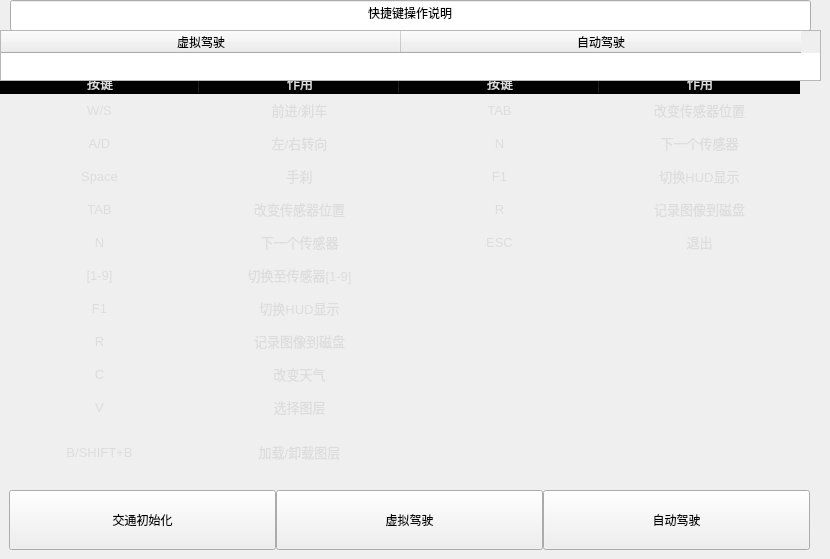
                      <widget class="QWidget" name="simulation_page">
                       <widget class="QTableWidget" name="table_widget_operation_help">
                        <property name="geometry">
                         <rect>
                          <x>0</x>
                          <y>70</y>
                          <width>821</width>
                          <height>411</height>
                         </rect>
                        </property>
                        <property name="sizePolicy">
                         <sizepolicy hsizetype="Expanding" vsizetype="Expanding">
                          <horstretch>0</horstretch>
                          <verstretch>0</verstretch>
                         </sizepolicy>
                        </property>
                        <property name="palette">
                         <palette>
                          <active>
                           <colorrole role="WindowText">
                            <brush brushstyle="SolidPattern">
                             <color alpha="255">
                              <red>221</red>
                              <green>221</green>
                              <blue>221</blue>
                             </color>
                            </brush>
                           </colorrole>
                           <colorrole role="Button">
                            <brush brushstyle="SolidPattern">
                             <color alpha="0">
                              <red>0</red>
                              <green>0</green>
                              <blue>0</blue>
                             </color>
                            </brush>
                           </colorrole>
                           <colorrole role="Text">
                            <brush brushstyle="SolidPattern">
                             <color alpha="255">
                              <red>221</red>
                              <green>221</green>
                              <blue>221</blue>
                             </color>
                            </brush>
                           </colorrole>
                           <colorrole role="ButtonText">
                            <brush brushstyle="SolidPattern">
                             <color alpha="255">
                              <red>221</red>
                              <green>221</green>
                              <blue>221</blue>
                             </color>
                            </brush>
                           </colorrole>
                           <colorrole role="Base">
                            <brush brushstyle="NoBrush">
                             <color alpha="255">
                              <red>0</red>
                              <green>0</green>
                              <blue>0</blue>
                             </color>
                            </brush>
                           </colorrole>
                           <colorrole role="Window">
                            <brush brushstyle="SolidPattern">
                             <color alpha="0">
                              <red>0</red>
                              <green>0</green>
                              <blue>0</blue>
                             </color>
                            </brush>
                           </colorrole>
                           <colorrole role="PlaceholderText">
                            <brush brushstyle="SolidPattern">
                             <color alpha="128">
                              <red>221</red>
                              <green>221</green>
                              <blue>221</blue>
                             </color>
                            </brush>
                           </colorrole>
                          </active>
                          <inactive>
                           <colorrole role="WindowText">
                            <brush brushstyle="SolidPattern">
                             <color alpha="255">
                              <red>221</red>
                              <green>221</green>
                              <blue>221</blue>
                             </color>
                            </brush>
                           </colorrole>
                           <colorrole role="Button">
                            <brush brushstyle="SolidPattern">
                             <color alpha="0">
                              <red>0</red>
                              <green>0</green>
                              <blue>0</blue>
                             </color>
                            </brush>
                           </colorrole>
                           <colorrole role="Text">
                            <brush brushstyle="SolidPattern">
                             <color alpha="255">
                              <red>221</red>
                              <green>221</green>
                              <blue>221</blue>
                             </color>
                            </brush>
                           </colorrole>
                           <colorrole role="ButtonText">
                            <brush brushstyle="SolidPattern">
                             <color alpha="255">
                              <red>221</red>
                              <green>221</green>
                              <blue>221</blue>
                             </color>
                            </brush>
                           </colorrole>
                           <colorrole role="Base">
                            <brush brushstyle="NoBrush">
                             <color alpha="255">
                              <red>0</red>
                              <green>0</green>
                              <blue>0</blue>
                             </color>
                            </brush>
                           </colorrole>
                           <colorrole role="Window">
                            <brush brushstyle="SolidPattern">
                             <color alpha="0">
                              <red>0</red>
                              <green>0</green>
                              <blue>0</blue>
                             </color>
                            </brush>
                           </colorrole>
                           <colorrole role="PlaceholderText">
                            <brush brushstyle="SolidPattern">
                             <color alpha="128">
                              <red>221</red>
                              <green>221</green>
                              <blue>221</blue>
                             </color>
                            </brush>
                           </colorrole>
                          </inactive>
                          <disabled>
                           <colorrole role="WindowText">
                            <brush brushstyle="SolidPattern">
                             <color alpha="255">
                              <red>221</red>
                              <green>221</green>
                              <blue>221</blue>
                             </color>
                            </brush>
                           </colorrole>
                           <colorrole role="Button">
                            <brush brushstyle="SolidPattern">
                             <color alpha="0">
                              <red>0</red>
                              <green>0</green>
                              <blue>0</blue>
                             </color>
                            </brush>
                           </colorrole>
                           <colorrole role="Text">
                            <brush brushstyle="SolidPattern">
                             <color alpha="255">
                              <red>221</red>
                              <green>221</green>
                              <blue>221</blue>
                             </color>
                            </brush>
                           </colorrole>
                           <colorrole role="ButtonText">
                            <brush brushstyle="SolidPattern">
                             <color alpha="255">
                              <red>221</red>
                              <green>221</green>
                              <blue>221</blue>
                             </color>
                            </brush>
                           </colorrole>
                           <colorrole role="Base">
                            <brush brushstyle="NoBrush">
                             <color alpha="255">
                              <red>0</red>
                              <green>0</green>
                              <blue>0</blue>
                             </color>
                            </brush>
                           </colorrole>
                           <colorrole role="Window">
                            <brush brushstyle="SolidPattern">
                             <color alpha="0">
                              <red>0</red>
                              <green>0</green>
                              <blue>0</blue>
                             </color>
                            </brush>
                           </colorrole>
                           <colorrole role="PlaceholderText">
                            <brush brushstyle="SolidPattern">
                             <color alpha="128">
                              <red>221</red>
                              <green>221</green>
                              <blue>221</blue>
                             </color>
                            </brush>
                           </colorrole>
                          </disabled>
                         </palette>
                        </property>
                        <property name="font">
                         <font>
                          <family>Segoe UI</family>
                          <pointsize>10</pointsize>
                          <italic>false</italic>
                          <bold>false</bold>
                         </font>
                        </property>
                        <property name="frameShape">
                         <enum>QFrame::NoFrame</enum>
                        </property>
                        <property name="lineWidth">
                         <number>1</number>
                        </property>
                        <property name="verticalScrollBarPolicy">
                         <enum>Qt::ScrollBarAlwaysOff</enum>
                        </property>
                        <property name="horizontalScrollBarPolicy">
                         <enum>Qt::ScrollBarAlwaysOff</enum>
                        </property>
                        <property name="sizeAdjustPolicy">
                         <enum>QAbstractScrollArea::AdjustToContents</enum>
                        </property>
                        <property name="autoScroll">
                         <bool>true</bool>
                        </property>
                        <property name="editTriggers">
                         <set>QAbstractItemView::NoEditTriggers</set>
                        </property>
                        <property name="selectionMode">
                         <enum>QAbstractItemView::SingleSelection</enum>
                        </property>
                        <property name="selectionBehavior">
                         <enum>QAbstractItemView::SelectRows</enum>
                        </property>
                        <property name="showGrid">
                         <bool>true</bool>
                        </property>
                        <property name="gridStyle">
                         <enum>Qt::SolidLine</enum>
                        </property>
                        <property name="sortingEnabled">
                         <bool>false</bool>
                        </property>
                        <property name="rowCount">
                         <number>11</number>
                        </property>
                        <attribute name="horizontalHeaderVisible">
                         <bool>true</bool>
                        </attribute>
                        <attribute name="horizontalHeaderCascadingSectionResizes">
                         <bool>false</bool>
                        </attribute>
                        <attribute name="horizontalHeaderMinimumSectionSize">
                         <number>100</number>
                        </attribute>
                        <attribute name="horizontalHeaderDefaultSectionSize">
                         <number>200</number>
                        </attribute>
                        <attribute name="horizontalHeaderHighlightSections">
                         <bool>true</bool>
                        </attribute>
                        <attribute name="horizontalHeaderShowSortIndicator" stdset="0">
                         <bool>false</bool>
                        </attribute>
                        <attribute name="horizontalHeaderStretchLastSection">
                         <bool>false</bool>
                        </attribute>
                        <attribute name="verticalHeaderVisible">
                         <bool>false</bool>
                        </attribute>
                        <attribute name="verticalHeaderCascadingSectionResizes">
                         <bool>false</bool>
                        </attribute>
                        <attribute name="verticalHeaderMinimumSectionSize">
                         <number>33</number>
                        </attribute>
                        <attribute name="verticalHeaderDefaultSectionSize">
                         <number>33</number>
                        </attribute>
                        <attribute name="verticalHeaderHighlightSections">
                         <bool>false</bool>
                        </attribute>
                        <attribute name="verticalHeaderStretchLastSection">
                         <bool>true</bool>
                        </attribute>
                        <row>
                         <property name="text">
                          <string>新建行</string>
                         </property>
                        </row>
                        <row>
                         <property name="text">
                          <string>新建行</string>
                         </property>
                        </row>
                        <row>
                         <property name="text">
                          <string>新建行</string>
                         </property>
                        </row>
                        <row>
                         <property name="text">
                          <string>新建行</string>
                         </property>
                        </row>
                        <row>
                         <property name="text">
                          <string>新建行</string>
                         </property>
                        </row>
                        <row>
                         <property name="text">
                          <string>新建行</string>
                         </property>
                        </row>
                        <row>
                         <property name="text">
                          <string>新建行</string>
                         </property>
                        </row>
                        <row>
                         <property name="text">
                          <string>新建行</string>
                         </property>
                        </row>
                        <row>
                         <property name="text">
                          <string>新建行</string>
                         </property>
                        </row>
                        <row>
                         <property name="text">
                          <string>新建行</string>
                         </property>
                        </row>
                        <row>
                         <property name="text">
                          <string>新建行</string>
                         </property>
                        </row>
                        <column>
                         <property name="text">
                          <string>按键</string>
                         </property>
                         <property name="background">
                          <color>
                           <red>0</red>
                           <green>0</green>
                           <blue>0</blue>
                          </color>
                         </property>
                        </column>
                        <column>
                         <property name="text">
                          <string>作用</string>
                         </property>
                        </column>
                        <column>
                         <property name="text">
                          <string>按键</string>
                         </property>
                        </column>
                        <column>
                         <property name="text">
                          <string>作用</string>
                         </property>
                        </column>
                        <item row="0" column="0">
                         <property name="text">
                          <string>W/S</string>
                         </property>
                         <property name="textAlignment">
                          <set>AlignCenter</set>
                         </property>
                        </item>
                        <item row="0" column="1">
                         <property name="text">
                          <string>前进/刹车</string>
                         </property>
                         <property name="textAlignment">
                          <set>AlignCenter</set>
                         </property>
                        </item>
                        <item row="0" column="2">
                         <property name="text">
                          <string>TAB</string>
                         </property>
                         <property name="textAlignment">
                          <set>AlignCenter</set>
                         </property>
                        </item>
                        <item row="0" column="3">
                         <property name="text">
                          <string>改变传感器位置</string>
                         </property>
                         <property name="textAlignment">
                          <set>AlignCenter</set>
                         </property>
                        </item>
                        <item row="1" column="0">
                         <property name="text">
                          <string>A/D</string>
                         </property>
                         <property name="textAlignment">
                          <set>AlignCenter</set>
                         </property>
                        </item>
                        <item row="1" column="1">
                         <property name="text">
                          <string>左/右转向</string>
                         </property>
                         <property name="textAlignment">
                          <set>AlignCenter</set>
                         </property>
                        </item>
                        <item row="1" column="2">
                         <property name="text">
                          <string>N</string>
                         </property>
                         <property name="textAlignment">
                          <set>AlignCenter</set>
                         </property>
                        </item>
                        <item row="1" column="3">
                         <property name="text">
                          <string>下一个传感器</string>
                         </property>
                         <property name="textAlignment">
                          <set>AlignCenter</set>
                         </property>
                        </item>
                        <item row="2" column="0">
                         <property name="text">
                          <string>Space</string>
                         </property>
                         <property name="textAlignment">
                          <set>AlignCenter</set>
                         </property>
                        </item>
                        <item row="2" column="1">
                         <property name="text">
                          <string>手刹</string>
                         </property>
                         <property name="textAlignment">
                          <set>AlignCenter</set>
                         </property>
                        </item>
                        <item row="2" column="2">
                         <property name="text">
                          <string>F1</string>
                         </property>
                         <property name="textAlignment">
                          <set>AlignCenter</set>
                         </property>
                        </item>
                        <item row="2" column="3">
                         <property name="text">
                          <string>切换HUD显示</string>
                         </property>
                         <property name="textAlignment">
                          <set>AlignCenter</set>
                         </property>
                        </item>
                        <item row="3" column="0">
                         <property name="text">
                          <string>TAB</string>
                         </property>
                         <property name="textAlignment">
                          <set>AlignCenter</set>
                         </property>
                        </item>
                        <item row="3" column="1">
                         <property name="text">
                          <string>改变传感器位置</string>
                         </property>
                         <property name="textAlignment">
                          <set>AlignCenter</set>
                         </property>
                        </item>
                        <item row="3" column="2">
                         <property name="text">
                          <string>R</string>
                         </property>
                         <property name="textAlignment">
                          <set>AlignCenter</set>
                         </property>
                        </item>
                        <item row="3" column="3">
                         <property name="text">
                          <string>记录图像到磁盘</string>
                         </property>
                         <property name="textAlignment">
                          <set>AlignCenter</set>
                         </property>
                        </item>
                        <item row="4" column="0">
                         <property name="text">
                          <string>N</string>
                         </property>
                         <property name="textAlignment">
                          <set>AlignCenter</set>
                         </property>
                        </item>
                        <item row="4" column="1">
                         <property name="text">
                          <string>下一个传感器</string>
                         </property>
                         <property name="textAlignment">
                          <set>AlignCenter</set>
                         </property>
                        </item>
                        <item row="4" column="2">
                         <property name="text">
                          <string>ESC</string>
                         </property>
                         <property name="textAlignment">
                          <set>AlignCenter</set>
                         </property>
                        </item>
                        <item row="4" column="3">
                         <property name="text">
                          <string>退出</string>
                         </property>
                         <property name="textAlignment">
                          <set>AlignCenter</set>
                         </property>
                        </item>
                        <item row="5" column="0">
                         <property name="text">
                          <string>[1-9]</string>
                         </property>
                         <property name="textAlignment">
                          <set>AlignCenter</set>
                         </property>
                        </item>
                        <item row="5" column="1">
                         <property name="text">
                          <string>切换至传感器[1-9]</string>
                         </property>
                         <property name="textAlignment">
                          <set>AlignCenter</set>
                         </property>
                        </item>
                        <item row="6" column="0">
                         <property name="text">
                          <string>F1</string>
                         </property>
                         <property name="textAlignment">
                          <set>AlignCenter</set>
                         </property>
                        </item>
                        <item row="6" column="1">
                         <property name="text">
                          <string>切换HUD显示</string>
                         </property>
                         <property name="textAlignment">
                          <set>AlignCenter</set>
                         </property>
                        </item>
                        <item row="7" column="0">
                         <property name="text">
                          <string>R</string>
                         </property>
                         <property name="textAlignment">
                          <set>AlignCenter</set>
                         </property>
                        </item>
                        <item row="7" column="1">
                         <property name="text">
                          <string>记录图像到磁盘</string>
                         </property>
                         <property name="textAlignment">
                          <set>AlignCenter</set>
                         </property>
                        </item>
                        <item row="8" column="0">
                         <property name="text">
                          <string>C</string>
                         </property>
                         <property name="textAlignment">
                          <set>AlignCenter</set>
                         </property>
                        </item>
                        <item row="8" column="1">
                         <property name="text">
                          <string>改变天气</string>
                         </property>
                         <property name="textAlignment">
                          <set>AlignCenter</set>
                         </property>
                        </item>
                        <item row="9" column="0">
                         <property name="text">
                          <string>V</string>
                         </property>
                         <property name="textAlignment">
                          <set>AlignCenter</set>
                         </property>
                        </item>
                        <item row="9" column="1">
                         <property name="text">
                          <string>选择图层</string>
                         </property>
                         <property name="textAlignment">
                          <set>AlignCenter</set>
                         </property>
                        </item>
                        <item row="10" column="0">
                         <property name="text">
                          <string>B/SHIFT+B</string>
                         </property>
                         <property name="textAlignment">
                          <set>AlignCenter</set>
                         </property>
                        </item>
                        <item row="10" column="1">
                         <property name="text">
                          <string>加载/卸载图层</string>
                         </property>
                         <property name="textAlignment">
                          <set>AlignCenter</set>
                         </property>
                        </item>
                       </widget>
                       <widget class="QLineEdit" name="line_edit_operation_help">
                        <property name="geometry">
                         <rect>
                          <x>10</x>
                          <y>0</y>
                          <width>801</width>
                          <height>31</height>
                         </rect>
                        </property>
                        <property name="text">
                         <string>快捷键操作说明</string>
                        </property>
                        <property name="alignment">
                         <set>Qt::AlignCenter</set>
                        </property>
                        <property name="readOnly">
                         <bool>true</bool>
                        </property>
                       </widget>
                       <widget class="QTableWidget" name="tableWidget">
                        <property name="geometry">
                         <rect>
                          <x>0</x>
                          <y>30</y>
                          <width>821</width>
                          <height>51</height>
                         </rect>
                        </property>
                        <property name="verticalScrollBarPolicy">
                         <enum>Qt::ScrollBarAlwaysOff</enum>
                        </property>
                        <property name="horizontalScrollBarPolicy">
                         <enum>Qt::ScrollBarAlwaysOff</enum>
                        </property>
                        <attribute name="horizontalHeaderDefaultSectionSize">
                         <number>400</number>
                        </attribute>
                        <column>
                         <property name="text">
                          <string>虚拟驾驶</string>
                         </property>
                        </column>
                        <column>
                         <property name="text">
                          <string>自动驾驶</string>
                         </property>
                        </column>
                       </widget>
                       <widget class="QWidget" name="widget_9" native="true">
                        <property name="geometry">
                         <rect>
                          <x>9</x>
                          <y>490</y>
                          <width>801</width>
                          <height>60</height>
                         </rect>
                        </property>
                        <widget class="QPushButton" name="btn_generate_traffic">
                         <property name="geometry">
                          <rect>
                           <x>0</x>
                           <y>0</y>
                           <width>267</width>
                           <height>60</height>
                          </rect>
                         </property>
                         <property name="text">
                          <string>交通初始化</string>
                         </property>
                        </widget>
                        <widget class="QPushButton" name="btn_manual_control">
                         <property name="geometry">
                          <rect>
                           <x>267</x>
                           <y>0</y>
                           <width>267</width>
                           <height>60</height>
                          </rect>
                         </property>
                         <property name="text">
                          <string>虚拟驾驶</string>
                         </property>
                        </widget>
                        <widget class="QPushButton" name="btn_automatic_control">
                         <property name="geometry">
                          <rect>
                           <x>534</x>
                           <y>0</y>
                           <width>267</width>
                           <height>60</height>
                          </rect>
                         </property>
                         <property name="text">
                          <string>自动驾驶</string>
                         </property>
                        </widget>
                       </widget>
                      </widget>
